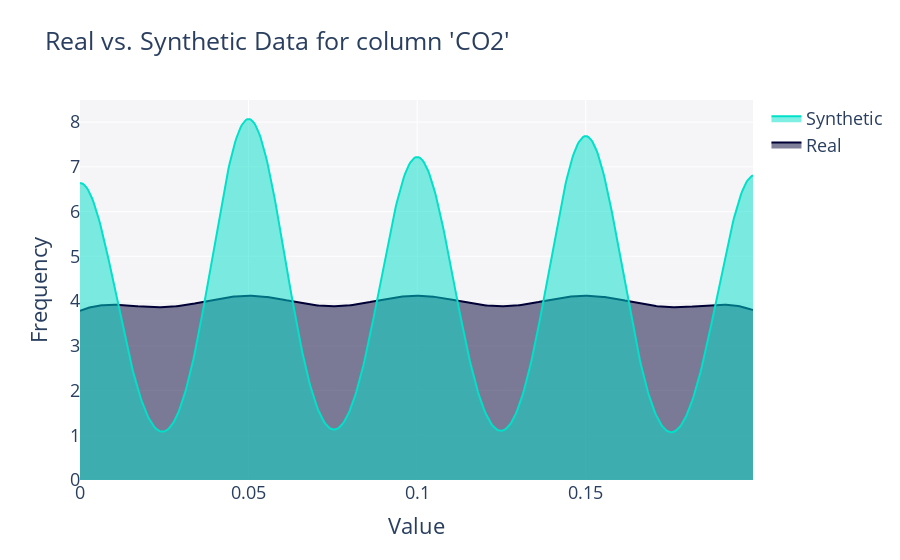

The notebook cell saved with this chart:
### Code cell
from sdv.evaluation.single_table import get_column_plot

fig = get_column_plot(
    real_data=df,
    synthetic_data=synthetic_data,
    metadata=metadata,
    column_name='CO2'
)
    
fig.show()

### Figure 1 — Plotly figure (JSON) as saved in the notebook; plotly's stock layout.template omitted (floating-point values rounded to 4 significant figures; data arrays with more than 128 entries replaced by an {"elided": "..."} marker saying what was removed)
{"data": [{"fill": "tozeroy", "hovertemplate": "<b>Real</b><br>Frequency: %{y}<extra></extra>", "legendgroup": "Real", "marker": {"color": "#000036"}, "mode": "lines", "name": "Real", "showlegend": true, "type": "scatter", "x": {"elided": "500 float values"}, "xaxis": "x", "y": {"elided": "500 float values"}, "yaxis": "y"}, {"fill": "tozeroy", "hovertemplate": "<b>Synthetic</b><br>Frequency: %{y}<extra></extra>", "legendgroup": "Synthetic", "marker": {"color": "#01E0C9"}, "mode": "lines", "name": "Synthetic", "showlegend": true, "type": "scatter", "x": {"elided": "500 float values"}, "xaxis": "x", "y": {"elided": "500 float values"}, "yaxis": "y"}], "layout": {"autosize": true, "barmode": "overlay", "font": {"size": 18}, "hovermode": "closest", "legend": {"traceorder": "reversed"}, "plot_bgcolor": "#F5F5F8", "title": {"text": "Real vs. Synthetic Data for column 'CO2'"}, "xaxis": {"anchor": "y2", "autorange": true, "domain": [0, 1], "range": [0, 0.1996], "title": {"text": "Value"}, "type": "linear", "zeroline": false}, "yaxis": {"anchor": "free", "autorange": true, "domain": [0, 1], "position": 0, "range": [0, 8.494], "title": {"text": "Frequency"}, "type": "linear"}}}
